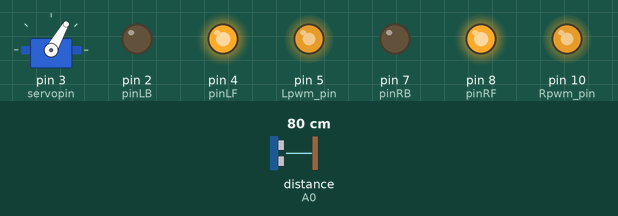
Recording of a sketch running on a simulated Arduino Uno, built with avr-gcc and run on an emulated ATmega328P. On the bench: servo, output pins drawn as LEDs (lit = HIGH). Wiring (inferred from the names in the program): ultrasonic range finder: trigger A1; echo A0; servo: signal pin 3. The inputs (shaded band) are chosen by the test bench; at power-on: distance to the obstacle (sensor on A0) 80 cm. The echo pulse lasts 58.3 µs per cm; servo pulses on a pin are drawn as a servo (544–2400 µs = 0–180°); pins used as bus, display or sensor lines are not drawn.

Above: at 1.4 s.
1.5 s: distance to the obstacle (sensor on A0) set to 63 cm
3.0 s: distance to the obstacle (sensor on A0) set to 59 cm
At 5.8 s:
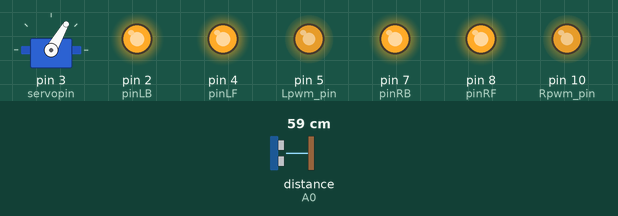
6.0 s: distance to the obstacle (sensor on A0) set to 2 cm
At 7.3 s:
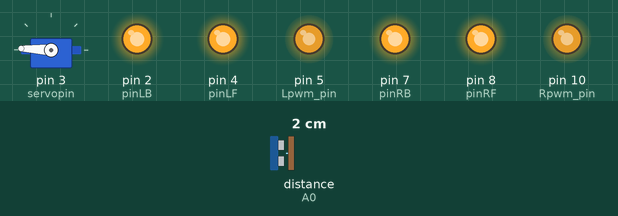
9.0 s: distance to the obstacle (sensor on A0) set to 35 cm
12.0 s: distance to the obstacle (sensor on A0) set to 40 cm
At 12.5 s:
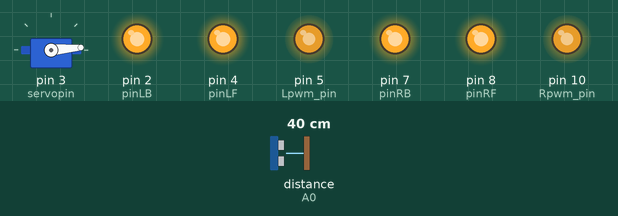
Timing chart, 0 to 16.0 s (numbered marks = the images above; inputs shaded):
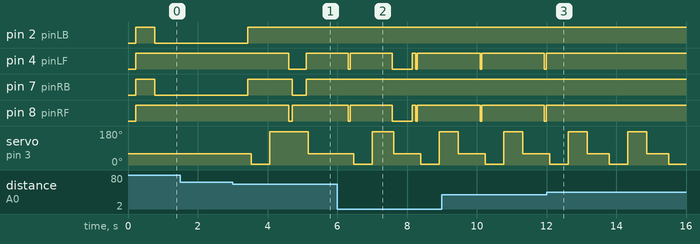

Measured:
- the behaviour switches between 60 and 59 cm on distance to the obstacle (sensor on A0) (found by bisection; images 0 and 1)
- the behaviour switches between 35 and 36 cm on distance to the obstacle (sensor on A0) (found by bisection; images 2 and 3)
- after the input at 1.5 s, every drawn part: stays the same
- after the input at 3.0 s, pin 2 (pinLB): LOW → HIGH after 0.44 s; pin 4 (pinLF): HIGH → LOW after 1.6 s, → HIGH 0.50 s later; pin 7 (pinRB): LOW → HIGH after 0.44 s, → LOW 1.3 s later, → HIGH 0.40 s later; pin 8 (pinRF): HIGH → LOW after 1.6 s, → HIGH 0.10 s later; servo on pin 3 (servopin): 60° → 5° after 0.54 s, → 177° 0.53 s later, → 60° 1.1 s later
- after the input at 6.0 s, pin 7 (pinRB): stays HIGH (without the input it goes to LOW after 1.5 s)
- after the input at 12.0 s, pin 4 (pinLF), pin 8 (pinRF): stops changing and stays HIGH

The sketch:

Obstacle_Avoidance_Car.ino
```cpp
int inputPin = A0;
int outputPin = A1;
#define Lpwm_pin  5
#define Rpwm_pin  10
int pinLB = 2;
int pinLF = 4 ;
int pinRB = 7;
int pinRF = 8;
unsigned char Lpwm_val = 200; //speed
unsigned char Rpwm_val = 200; //speed
int servopin = 3;
int myangle;
int pulsewidth;
unsigned char DuoJiao = 60;

void servopulse(int servopin, int myangle)
{
  pulsewidth = (myangle * 11) + 500;
  digitalWrite(servopin, HIGH);
  delayMicroseconds(pulsewidth);
  digitalWrite(servopin, LOW);
  delay(20 - pulsewidth / 1000);
}

void Set_servopulse(int set_val)
{
 for(int i = 0; i <= 10; i++)
   servopulse(servopin, set_val);
}

void M_Control_IO_config(void)
{
  pinMode(pinLB, OUTPUT);
  pinMode(pinLF, OUTPUT);
  pinMode(pinRB, OUTPUT);
  pinMode(pinRF, OUTPUT);
  pinMode(Lpwm_pin, OUTPUT);
  pinMode(Rpwm_pin, OUTPUT);
}

void Set_Speed(unsigned char Left,unsigned char Right)
{
  analogWrite(Lpwm_pin, Left);
  analogWrite(Rpwm_pin, Right);
}

void advance()
{
  digitalWrite(pinRB, LOW);
  digitalWrite(pinRF, HIGH);
  digitalWrite(pinLB, LOW);
  digitalWrite(pinLF, HIGH);
}

void turnR()
{
  digitalWrite(pinRB, LOW);
  digitalWrite(pinRF, HIGH);
  digitalWrite(pinLB, HIGH);
  digitalWrite(pinLF, LOW);
}

void turnL()
{
  digitalWrite(pinRB, HIGH);
  digitalWrite(pinRF, LOW );
  digitalWrite(pinLB, LOW);
  digitalWrite(pinLF, HIGH);
}

void stopp()
{
  digitalWrite(pinRB, HIGH);
  digitalWrite(pinRF, HIGH);
  digitalWrite(pinLB, HIGH);
  digitalWrite(pinLF, HIGH);
}

void back()
{
  digitalWrite(pinRB, HIGH);
  digitalWrite(pinRF, LOW);
  digitalWrite(pinLB, HIGH);
  digitalWrite(pinLF, LOW);
}

void Self_Control(void)
{
  int H;

  Set_servopulse(DuoJiao);

  H = Ultrasonic_Ranging();
  delay(300);

  if(Ultrasonic_Ranging() < 35)
  {
    stopp();
    delay(100);
    back();
    delay(50);
  }

  if(Ultrasonic_Ranging() < 60)
  {
    stopp();
    delay(100);
    Set_servopulse(5);
    int L = ask_pin_L();
    delay(300);
    Set_servopulse(177);
    int R = ask_pin_R();
    delay(300);

    if(ask_pin_L() > ask_pin_R())
    {
      back();
      delay(100);
      turnL();
      delay(400);
      stopp();
      delay(50);
      Set_servopulse(DuoJiao);
      H = Ultrasonic_Ranging();
      delay(500);
    }

    if(ask_pin_L()  <= ask_pin_R())
    {
      back();
      delay(100);
      turnR();
      delay(400);
      stopp();
      delay(50);
      Set_servopulse(DuoJiao);
      H = Ultrasonic_Ranging();
      delay(300);
    }

    if (ask_pin_L()  < 35 && ask_pin_R() < 35)
    {
      stopp();
      delay(50);
      back();
      delay(50);
    }
  }
  else advance();
}

int Ultrasonic_Ranging()
{
  int old_distance;
  digitalWrite(outputPin, LOW);
  delayMicroseconds(2);
  digitalWrite(outputPin, HIGH);
  delayMicroseconds(10);
  digitalWrite(outputPin, LOW);
  int distance = pulseIn(inputPin, HIGH);
  distance = distance / 58;
  return distance;
}

int ask_pin_L()
{
  int old_Ldistance;
  digitalWrite(outputPin, LOW);
  delayMicroseconds(2);
  digitalWrite(outputPin, HIGH);
  delayMicroseconds(10);
  digitalWrite(outputPin, LOW);
  int Ldistance = pulseIn(inputPin, HIGH);
  Ldistance = Ldistance / 58;
  return Ldistance;
}

int ask_pin_R()
{
  int old_Rdistance;
  digitalWrite(outputPin, LOW);
  delayMicroseconds(2);
  digitalWrite(outputPin, HIGH);
  delayMicroseconds(10);
  digitalWrite(outputPin, LOW);
  int Rdistance = pulseIn(inputPin, HIGH);
  Rdistance = Rdistance / 58;
  return Rdistance;
}

void setup()
{
  pinMode(servopin, OUTPUT);
  M_Control_IO_config();
  Set_Speed(Lpwm_val, Rpwm_val);
  Set_servopulse(DuoJiao);
  pinMode(inputPin, INPUT);
  pinMode(outputPin, OUTPUT);
  Serial.begin(9600);
  stopp();
}

void loop()
{
  Self_Control();
}
```
